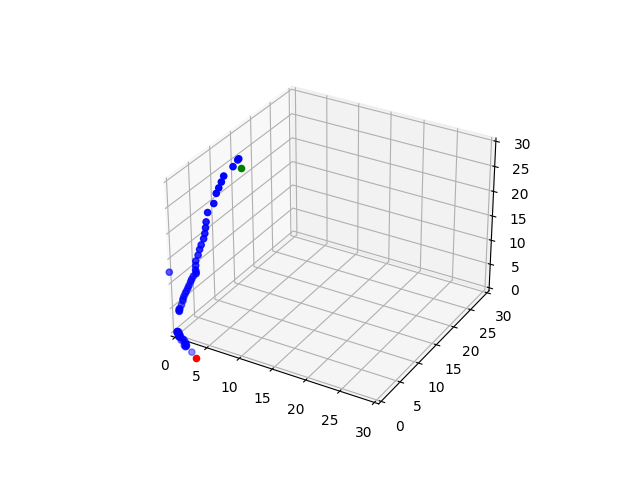
#> input picture triangulated_trajectory.png, 640 x 480 px
$ python -i detector_red.py   (imports and definitions only)
#> lines starting #> are read from the running program, lines starting #| are printed output that depends on the picture; after the words box and inside, x2 and y2 are one past the last pixel; in counts of white or black regions, pixels touching at a corner belong together
#> further down, picture is the input picture: shape (480, 640, 3); mean B, G, R 249.1, 248.1, 248.1
import cv2
import numpy as np


class DetectorRed:

    def __init__(self, lower_red = np.array([0, 100, 100]), upper_red = np.array([10, 255, 255])):
        self.lower_red = lower_red
#> self.lower_red = [0, 100, 100]
        self.upper_red = upper_red
#> self.upper_red = [10, 255, 255]

    def detect(self, frame):
        # Convert the frame from BGR to HSV color space
        hsv_frame = cv2.cvtColor(frame, cv2.COLOR_BGR2HSV)
#> hsv_frame: shape (480, 640, 3); mean H, S, V 0.7, 1.1, 249.2

        # Create a mask for the red color
        red_mask = cv2.inRange(hsv_frame, self.lower_red, self.upper_red)
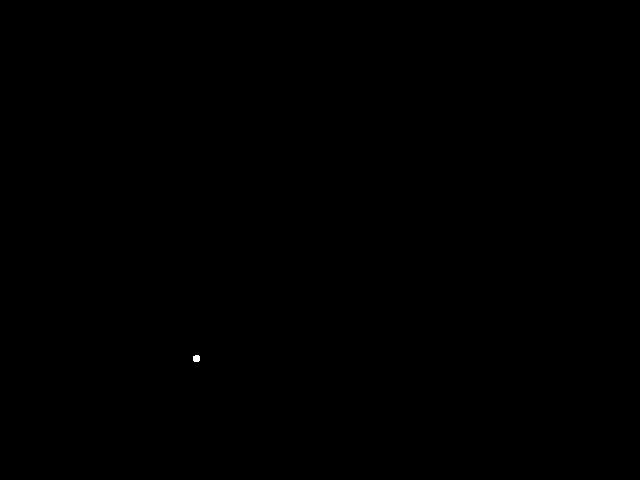
#> red_mask: shape (480, 640); 0.01% white; 1 white region

        # Find contours in the red mask
        contours, _ = cv2.findContours(red_mask, cv2.RETR_EXTERNAL, cv2.CHAIN_APPROX_SIMPLE)
#> contours = 1 contour; box (x1, y1, x2, y2) and area: (193, 355, 200, 362) 33

        # Draw contours on the original frame
        cv2.drawContours(frame, contours, -1, (0, 255, 0), 2)
#> frame: shape (480, 640, 3); 0.02% of pixels changed, all inside (x1, y1, x2, y2) = (192, 354, 201, 363)

        # Get the coordinates of the centers of the detected red contours
        red_centers = []
        for contour in contours:
            # Calculate the center of the contour
            M = cv2.moments(contour)
            if M["m00"] != 0:
                cX = int(M["m10"] / M["m00"])
                cY = int(M["m01"] / M["m00"])
                red_centers.append((cX, cY))
                # Draw a small circle at the center
                cv2.circle(frame, (cX, cY), 5, (255, 255, 255), -1)
#> this loop made 1 pass
#> (cX, cY) on pass 1: (196, 358)
#> frame: shape (480, 640, 3); mean B, G, R 249.2, 248.2, 248.1
#> after the loop, red_centers = [(196, 358)]
        red_point = None
        if red_centers:
            red_centers = np.array(red_centers)
#> red_centers = [[196, 358]]
            red_point = np.mean(red_centers, axis=0)
#> red_point = [196, 358]
            cv2.circle(frame, (int(red_point[0]), int(red_point[1])), 20, (255, 0, 0), -1)
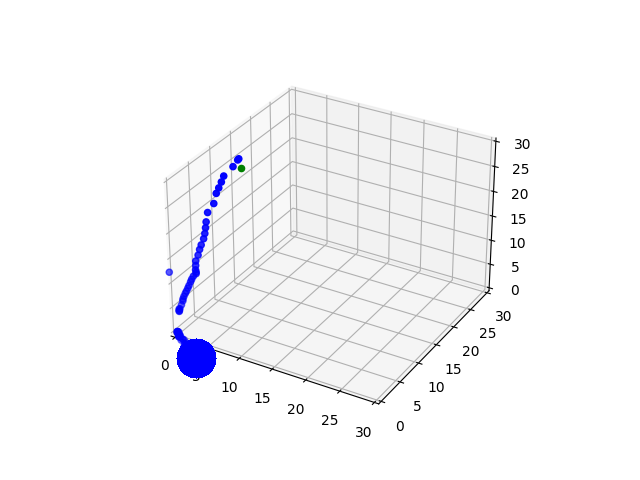
#> frame: shape (480, 640, 3); mean B, G, R 249.2, 247.2, 247.2
        return frame, red_centers, red_point

>>> import cv2
>>> picture = cv2.imread('../triangulated_trajectory.png')
>>> result = DetectorRed().detect(picture)
